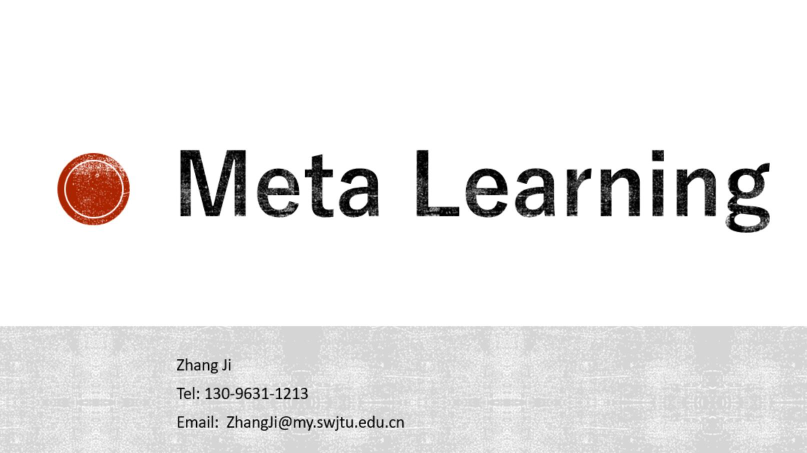
#> input picture images/seminars/ori img/1-zhangji.jpg, 1613 x 906 px (shown at 1/2 size); its folder holds 4 pictures in this run
$ python ImgResize.py
#> lines starting #> are read from the running program, lines starting #| are printed output that depends on the picture
import os
import cv2
from PIL import Image
import matplotlib.pyplot as plt

def img_resize(root, shape):
#> called with root = './', shape = (1100, 600)
	for file in os.listdir(root):
		if file.split('.')[-1] in ['jpg', 'png']:
			print(file)
			img = Image.open(file).resize(shape).convert('RGB')
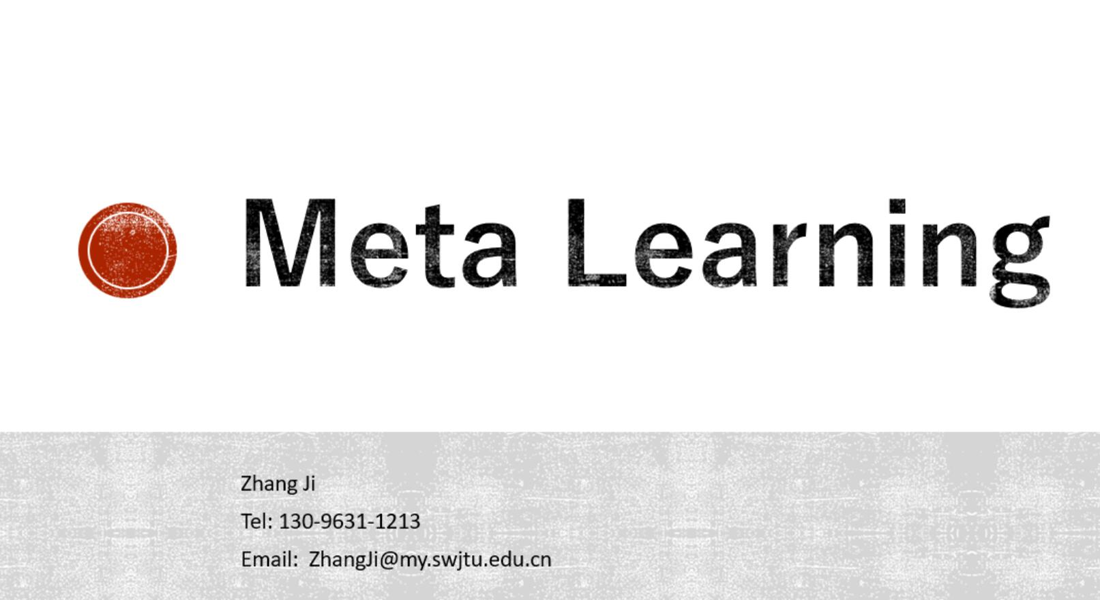
#> img: PIL image 1100x600 RGB; mean R, G, B 235.4, 234.1, 233.8
			img.save('../' + file.split('.')[0] + '.jpg')
			# [5 lines of commented-out code are left out]


img_resize('./', (1100, 600))
